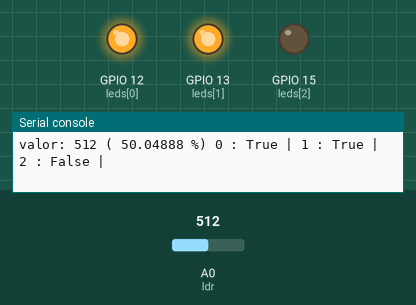
Simulated run of this program. Board: ESP8266 board running MicroPython. On the bench: output pins drawn as LEDs (lit = HIGH), the last lines printed to the serial console. The test bench sets the inputs (shaded band); at power-on: A0 (ldr) = 512 (analog values on the 0–1023 scale).

Above: at 1.2 s.
1.3 s: A0 (ldr) set to 500
At 2.7 s:
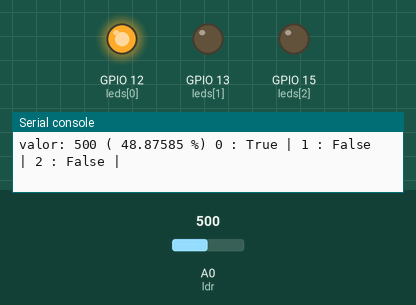
4.0 s: A0 (ldr) set to 264
6.7 s: A0 (ldr) set to 244
At 8.6 s:
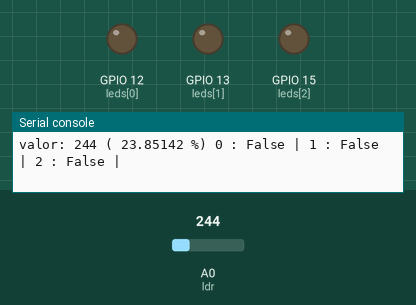
9.5 s: A0 (ldr) set to 900
At 11.3 s:
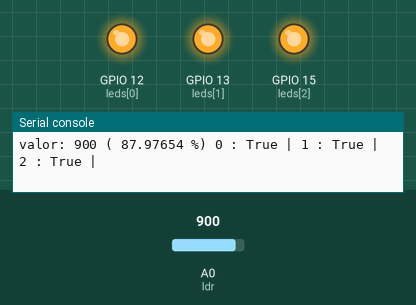
12.2 s: A0 (ldr) set to 779
15.2 s: A0 (ldr) set to 758
At 17.2 s:
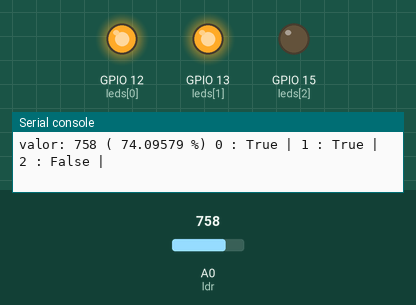
Timing chart, 0 to 18.7 s (numbered marks = the images above; inputs shaded):
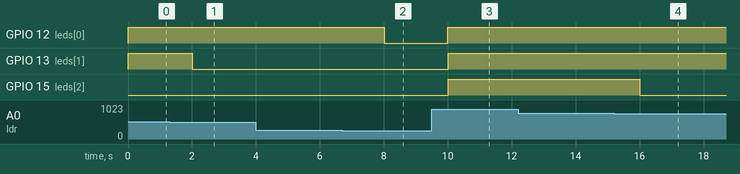

The program:

09_ADC_ldr_leds.py
```python
#
# Oficina de Computação Física
# Prof. Peter Jandl Jr
#
# 09_ADC_ldr_leds.py
# Leitura analógica de um fotoresistor (LDR), com exibição numa escala de leds.
#
from machine import Pin, ADC
from time import sleep

# fotoresistor conectado ao pino 1 (ADC0)
ldr = ADC(0)
# lista de saidas conectadas aos leds externos
leds = [
    Pin(12, Pin.OUT),
    Pin(13, Pin.OUT),
    Pin(15, Pin.OUT)
    ]

def mapear_escala(valor, min, max, faixas):
    valor_p = (valor - min) / (max - min)
    print('valor:', valor, '(', 100*valor_p, '%)', end=' ')
    for n_led in range(len(leds)):
        estado = valor_p > (n_led + 1) / faixas
        leds[n_led].value(estado)
        print(n_led, ':', estado, '|', end=' ')
    print()

try:
    while True:
        valor = ldr.read()
        mapear_escala(valor, 0, 1023, 4)
        sleep(2.0)
except KeyboardInterrupt:
    print('Programa finalizado')
```

Measured:
- the behaviour switches between 512 and 511 on A0 (ldr) (found by bisection; images 0 and 1)
- the behaviour switches between 256 and 255 on A0 (ldr) (found by bisection; images 1 and 2)
- the behaviour switches between 768 and 767 on A0 (ldr) (found by bisection; images 3 and 4)
- after the input at 1.3 s, GPIO 13 (leds[1]): HIGH → LOW after 0.70 s
- after the input at 6.7 s, GPIO 12 (leds[0]): HIGH → LOW after 1.3 s
- after the input at 9.5 s, GPIO 12 (leds[0]), GPIO 13 (leds[1]), GPIO 15 (leds[2]): LOW → HIGH after 0.51 s
- after the input at 15.2 s, GPIO 15 (leds[2]): HIGH → LOW after 0.81 s
